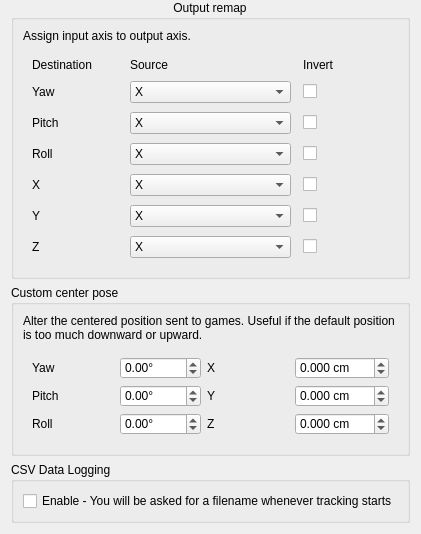
     <widget class="QWidget" name="tab_4">
      <attribute name="title">
       <string>Output</string>
      </attribute>
      <layout class="QVBoxLayout" name="verticalLayout_4">
       <property name="topMargin">
        <number>0</number>
       </property>
       <item>
        <widget class="QGroupBox" name="groupBox_4">
         <property name="sizePolicy">
          <sizepolicy hsizetype="Minimum" vsizetype="Preferred">
           <horstretch>0</horstretch>
           <verstretch>0</verstretch>
          </sizepolicy>
         </property>
         <property name="font">
          <font>
           <kerning>true</kerning>
          </font>
         </property>
         <property name="title">
          <string>Output remap</string>
         </property>
         <property name="alignment">
          <set>Qt::AlignHCenter|Qt::AlignTop</set>
         </property>
         <property name="flat">
          <bool>false</bool>
         </property>
         <property name="checkable">
          <bool>false</bool>
         </property>
         <layout class="QGridLayout" name="gridLayout_4">
          <item row="1" column="0">
           <widget class="QGroupBox" name="groupBox_2">
            <property name="sizePolicy">
             <sizepolicy hsizetype="MinimumExpanding" vsizetype="Maximum">
              <horstretch>0</horstretch>
              <verstretch>0</verstretch>
             </sizepolicy>
            </property>
            <property name="styleSheet">
             <string notr="true">QGroupBox
{
	border: 0;
}</string>
            </property>
            <layout class="QGridLayout" name="gridLayout_5">
             <property name="horizontalSpacing">
              <number>12</number>
             </property>
             <property name="verticalSpacing">
              <number>9</number>
             </property>
             <item row="7" column="1">
              <widget class="QComboBox" name="src_y">
               <property name="sizePolicy">
                <sizepolicy hsizetype="Preferred" vsizetype="Maximum">
                 <horstretch>0</horstretch>
                 <verstretch>0</verstretch>
                </sizepolicy>
               </property>
               <item>
                <property name="text">
                 <string>X</string>
                </property>
               </item>
               <item>
                <property name="text">
                 <string>Y</string>
                </property>
               </item>
               <item>
                <property name="text">
                 <string>Z</string>
                </property>
               </item>
               <item>
                <property name="text">
                 <string>Yaw</string>
                </property>
               </item>
               <item>
                <property name="text">
                 <string>Pitch</string>
                </property>
               </item>
               <item>
                <property name="text">
                 <string>Roll</string>
                </property>
               </item>
               <item>
                <property name="text">
                 <string>Disabled</string>
                </property>
               </item>
               <item>
                <property name="text">
                 <string>Relative translation only</string>
                </property>
               </item>
              </widget>
             </item>
             <item row="6" column="0">
              <widget class="QLabel" name="label_10">
               <property name="sizePolicy">
                <sizepolicy hsizetype="Minimum" vsizetype="Maximum">
                 <horstretch>254</horstretch>
                 <verstretch>0</verstretch>
                </sizepolicy>
               </property>
               <property name="text">
                <string>X</string>
               </property>
              </widget>
             </item>
             <item row="5" column="0">
              <widget class="QLabel" name="label_9">
               <property name="sizePolicy">
                <sizepolicy hsizetype="Minimum" vsizetype="Maximum">
                 <horstretch>254</horstretch>
                 <verstretch>0</verstretch>
                </sizepolicy>
               </property>
               <property name="text">
                <string>Roll</string>
               </property>
              </widget>
             </item>
             <item row="7" column="2">
              <widget class="QCheckBox" name="invert_y">
               <property name="sizePolicy">
                <sizepolicy hsizetype="Minimum" vsizetype="Maximum">
                 <horstretch>255</horstretch>
                 <verstretch>0</verstretch>
                </sizepolicy>
               </property>
               <property name="text">
                <string/>
               </property>
              </widget>
             </item>
             <item row="4" column="2">
              <widget class="QCheckBox" name="invert_pitch">
               <property name="sizePolicy">
                <sizepolicy hsizetype="Minimum" vsizetype="Maximum">
                 <horstretch>255</horstretch>
                 <verstretch>0</verstretch>
                </sizepolicy>
               </property>
               <property name="text">
                <string/>
               </property>
              </widget>
             </item>
             <item row="3" column="0">
              <widget class="QLabel" name="label_7">
               <property name="sizePolicy">
                <sizepolicy hsizetype="Minimum" vsizetype="Maximum">
                 <horstretch>254</horstretch>
                 <verstretch>0</verstretch>
                </sizepolicy>
               </property>
               <property name="text">
                <string>Yaw</string>
               </property>
              </widget>
             </item>
             <item row="6" column="2">
              <widget class="QCheckBox" name="invert_x">
               <property name="sizePolicy">
                <sizepolicy hsizetype="Minimum" vsizetype="Maximum">
                 <horstretch>255</horstretch>
                 <verstretch>0</verstretch>
                </sizepolicy>
               </property>
               <property name="text">
                <string/>
               </property>
              </widget>
             </item>
             <item row="0" column="1">
              <widget class="QLabel" name="label_13">
               <property name="sizePolicy">
                <sizepolicy hsizetype="Minimum" vsizetype="Maximum">
                 <horstretch>254</horstretch>
                 <verstretch>0</verstretch>
                </sizepolicy>
               </property>
               <property name="text">
                <string>Source</string>
               </property>
              </widget>
             </item>
             <item row="5" column="1">
              <widget class="QComboBox" name="src_roll">
               <property name="sizePolicy">
                <sizepolicy hsizetype="Preferred" vsizetype="Maximum">
                 <horstretch>0</horstretch>
                 <verstretch>0</verstretch>
                </sizepolicy>
               </property>
               <item>
                <property name="text">
                 <string>X</string>
                </property>
               </item>
               <item>
                <property name="text">
                 <string>Y</string>
                </property>
               </item>
               <item>
                <property name="text">
                 <string>Z</string>
                </property>
               </item>
               <item>
                <property name="text">
                 <string>Yaw</string>
                </property>
               </item>
               <item>
                <property name="text">
                 <string>Pitch</string>
                </property>
               </item>
               <item>
                <property name="text">
                 <string>Roll</string>
                </property>
               </item>
               <item>
                <property name="text">
                 <string>Disabled</string>
                </property>
               </item>
              </widget>
             </item>
             <item row="3" column="2">
              <widget class="QCheckBox" name="invert_yaw">
               <property name="sizePolicy">
                <sizepolicy hsizetype="Minimum" vsizetype="Maximum">
                 <horstretch>255</horstretch>
                 <verstretch>0</verstretch>
                </sizepolicy>
               </property>
               <property name="text">
                <string/>
               </property>
              </widget>
             </item>
             <item row="4" column="1">
              <widget class="QComboBox" name="src_pitch">
               <property name="sizePolicy">
                <sizepolicy hsizetype="Preferred" vsizetype="Maximum">
                 <horstretch>0</horstretch>
                 <verstretch>0</verstretch>
                </sizepolicy>
               </property>
               <item>
                <property name="text">
                 <string>X</string>
                </property>
               </item>
               <item>
                <property name="text">
                 <string>Y</string>
                </property>
               </item>
               <item>
                <property name="text">
                 <string>Z</string>
                </property>
               </item>
               <item>
                <property name="text">
                 <string>Yaw</string>
                </property>
               </item>
               <item>
                <property name="text">
                 <string>Pitch</string>
                </property>
               </item>
               <item>
                <property name="text">
                 <string>Roll</string>
                </property>
               </item>
               <item>
                <property name="text">
                 <string>Disabled</string>
                </property>
               </item>
              </widget>
             </item>
             <item row="8" column="0">
              <widget class="QLabel" name="label_12">
               <property name="sizePolicy">
                <sizepolicy hsizetype="Minimum" vsizetype="Maximum">
                 <horstretch>254</horstretch>
                 <verstretch>0</verstretch>
                </sizepolicy>
               </property>
               <property name="text">
                <string>Z</string>
               </property>
              </widget>
             </item>
             <item row="8" column="2">
              <widget class="QCheckBox" name="invert_z">
               <property name="sizePolicy">
                <sizepolicy hsizetype="Minimum" vsizetype="Maximum">
                 <horstretch>255</horstretch>
                 <verstretch>0</verstretch>
                </sizepolicy>
               </property>
               <property name="text">
                <string/>
               </property>
              </widget>
             </item>
             <item row="8" column="1">
              <widget class="QComboBox" name="src_z">
               <property name="sizePolicy">
                <sizepolicy hsizetype="Preferred" vsizetype="Maximum">
                 <horstretch>0</horstretch>
                 <verstretch>0</verstretch>
                </sizepolicy>
               </property>
               <item>
                <property name="text">
                 <string>X</string>
                </property>
               </item>
               <item>
                <property name="text">
                 <string>Y</string>
                </property>
               </item>
               <item>
                <property name="text">
                 <string>Z</string>
                </property>
               </item>
               <item>
                <property name="text">
                 <string>Yaw</string>
                </property>
               </item>
               <item>
                <property name="text">
                 <string>Pitch</string>
                </property>
               </item>
               <item>
                <property name="text">
                 <string>Roll</string>
                </property>
               </item>
               <item>
                <property name="text">
                 <string>Disabled</string>
                </property>
               </item>
               <item>
                <property name="text">
                 <string>Relative translation only</string>
                </property>
               </item>
              </widget>
             </item>
             <item row="3" column="1">
              <widget class="QComboBox" name="src_yaw">
               <property name="sizePolicy">
                <sizepolicy hsizetype="Preferred" vsizetype="Maximum">
                 <horstretch>0</horstretch>
                 <verstretch>0</verstretch>
                </sizepolicy>
               </property>
               <item>
                <property name="text">
                 <string>X</string>
                </property>
               </item>
               <item>
                <property name="text">
                 <string>Y</string>
                </property>
               </item>
               <item>
                <property name="text">
                 <string>Z</string>
                </property>
               </item>
               <item>
                <property name="text">
                 <string>Yaw</string>
                </property>
               </item>
               <item>
                <property name="text">
                 <string>Pitch</string>
                </property>
               </item>
               <item>
                <property name="text">
                 <string>Roll</string>
                </property>
               </item>
               <item>
                <property name="text">
                 <string>Disabled</string>
                </property>
               </item>
              </widget>
             </item>
             <item row="5" column="2">
              <widget class="QCheckBox" name="invert_roll">
               <property name="sizePolicy">
                <sizepolicy hsizetype="Minimum" vsizetype="Maximum">
                 <horstretch>255</horstretch>
                 <verstretch>0</verstretch>
                </sizepolicy>
               </property>
               <property name="text">
                <string/>
               </property>
              </widget>
             </item>
             <item row="0" column="2">
              <widget class="QLabel" name="label_14">
               <property name="sizePolicy">
                <sizepolicy hsizetype="Minimum" vsizetype="Maximum">
                 <horstretch>254</horstretch>
                 <verstretch>0</verstretch>
                </sizepolicy>
               </property>
               <property name="text">
                <string>Invert</string>
               </property>
              </widget>
             </item>
             <item row="6" column="1">
              <widget class="QComboBox" name="src_x">
               <property name="sizePolicy">
                <sizepolicy hsizetype="Preferred" vsizetype="Maximum">
                 <horstretch>0</horstretch>
                 <verstretch>0</verstretch>
                </sizepolicy>
               </property>
               <item>
                <property name="text">
                 <string>X</string>
                </property>
               </item>
               <item>
                <property name="text">
                 <string>Y</string>
                </property>
               </item>
               <item>
                <property name="text">
                 <string>Z</string>
                </property>
               </item>
               <item>
                <property name="text">
                 <string>Yaw</string>
                </property>
               </item>
               <item>
                <property name="text">
                 <string>Pitch</string>
                </property>
               </item>
               <item>
                <property name="text">
                 <string>Roll</string>
                </property>
               </item>
               <item>
                <property name="text">
                 <string>Disabled</string>
                </property>
               </item>
               <item>
                <property name="text">
                 <string>Relative translation only</string>
                </property>
               </item>
              </widget>
             </item>
             <item row="0" column="0">
              <widget class="QLabel" name="label_15">
               <property name="sizePolicy">
                <sizepolicy hsizetype="Minimum" vsizetype="Maximum">
                 <horstretch>254</horstretch>
                 <verstretch>0</verstretch>
                </sizepolicy>
               </property>
               <property name="text">
                <string>Destination</string>
               </property>
              </widget>
             </item>
             <item row="7" column="0">
              <widget class="QLabel" name="label_11">
               <property name="sizePolicy">
                <sizepolicy hsizetype="Minimum" vsizetype="Maximum">
                 <horstretch>254</horstretch>
                 <verstretch>0</verstretch>
                </sizepolicy>
               </property>
               <property name="text">
                <string>Y</string>
               </property>
              </widget>
             </item>
             <item row="4" column="0">
              <widget class="QLabel" name="label_8">
               <property name="sizePolicy">
                <sizepolicy hsizetype="Minimum" vsizetype="Maximum">
                 <horstretch>254</horstretch>
                 <verstretch>0</verstretch>
                </sizepolicy>
               </property>
               <property name="text">
                <string>Pitch</string>
               </property>
              </widget>
             </item>
            </layout>
            <zorder>label_15</zorder>
            <zorder>label_13</zorder>
            <zorder>label_14</zorder>
            <zorder>src_yaw</zorder>
            <zorder>invert_yaw</zorder>
            <zorder>label_7</zorder>
            <zorder>src_pitch</zorder>
            <zorder>label_8</zorder>
            <zorder>invert_pitch</zorder>
            <zorder>label_9</zorder>
            <zorder>src_roll</zorder>
            <zorder>invert_roll</zorder>
            <zorder>label_10</zorder>
            <zorder>src_x</zorder>
            <zorder>invert_x</zorder>
            <zorder>label_11</zorder>
            <zorder>src_y</zorder>
            <zorder>invert_y</zorder>
            <zorder>label_12</zorder>
            <zorder>src_z</zorder>
            <zorder>invert_z</zorder>
           </widget>
          </item>
          <item row="0" column="0">
           <widget class="QLabel" name="label_20">
            <property name="text">
             <string>Assign input axis to output axis.</string>
            </property>
            <property name="alignment">
             <set>Qt::AlignJustify|Qt::AlignVCenter</set>
            </property>
            <property name="wordWrap">
             <bool>true</bool>
            </property>
           </widget>
          </item>
         </layout>
        </widget>
       </item>
       <item>
        <widget class="QGroupBox" name="groupBox_6">
         <property name="sizePolicy">
          <sizepolicy hsizetype="Minimum" vsizetype="Maximum">
           <horstretch>0</horstretch>
           <verstretch>0</verstretch>
          </sizepolicy>
         </property>
         <property name="title">
          <string>Custom center pose</string>
         </property>
         <property name="alignment">
          <set>Qt::AlignLeading|Qt::AlignLeft|Qt::AlignTop</set>
         </property>
         <layout class="QVBoxLayout" name="verticalLayout_6">
          <item>
           <widget class="QLabel" name="label_22">
            <property name="text">
             <string>Alter the centered position sent to games. Useful if the default position is too much downward or upward.</string>
            </property>
            <property name="wordWrap">
             <bool>true</bool>
            </property>
            <property name="margin">
             <number>2</number>
            </property>
           </widget>
          </item>
          <item>
           <widget class="QGroupBox" name="groupBox_7">
            <property name="styleSheet">
             <string notr="true">QGroupBox {
	border: 0;
}</string>
            </property>
            <property name="title">
             <string/>
            </property>
            <property name="alignment">
             <set>Qt::AlignCenter</set>
            </property>
            <property name="flat">
             <bool>false</bool>
            </property>
            <property name="checkable">
             <bool>false</bool>
            </property>
            <layout class="QGridLayout" name="gridLayout_3">
             <item row="2" column="1">
              <widget class="QDoubleSpinBox" name="pos_rz">
               <property name="sizePolicy">
                <sizepolicy hsizetype="Minimum" vsizetype="Maximum">
                 <horstretch>0</horstretch>
                 <verstretch>0</verstretch>
                </sizepolicy>
               </property>
               <property name="suffix">
                <string>°</string>
               </property>
               <property name="decimals">
                <number>2</number>
               </property>
               <property name="minimum">
                <double>-180.000000000000000</double>
               </property>
               <property name="maximum">
                <double>180.000000000000000</double>
               </property>
              </widget>
             </item>
             <item row="2" column="3">
              <widget class="QDoubleSpinBox" name="pos_tz">
               <property name="sizePolicy">
                <sizepolicy hsizetype="Minimum" vsizetype="Maximum">
                 <horstretch>0</horstretch>
                 <verstretch>0</verstretch>
                </sizepolicy>
               </property>
               <property name="suffix">
                <string> cm</string>
               </property>
               <property name="decimals">
                <number>3</number>
               </property>
               <property name="minimum">
                <double>-500.000000000000000</double>
               </property>
               <property name="maximum">
                <double>500.000000000000000</double>
               </property>
              </widget>
             </item>
             <item row="0" column="2">
              <widget class="QLabel" name="label_4">
               <property name="text">
                <string>X</string>
               </property>
              </widget>
             </item>
             <item row="0" column="3">
              <widget class="QDoubleSpinBox" name="pos_tx">
               <property name="sizePolicy">
                <sizepolicy hsizetype="Minimum" vsizetype="Maximum">
                 <horstretch>0</horstretch>
                 <verstretch>0</verstretch>
                </sizepolicy>
               </property>
               <property name="suffix">
                <string> cm</string>
               </property>
               <property name="decimals">
                <number>3</number>
               </property>
               <property name="minimum">
                <double>-500.000000000000000</double>
               </property>
               <property name="maximum">
                <double>500.000000000000000</double>
               </property>
              </widget>
             </item>
             <item row="1" column="0">
              <widget class="QLabel" name="label">
               <property name="text">
                <string>Pitch</string>
               </property>
              </widget>
             </item>
             <item row="1" column="2">
              <widget class="QLabel" name="label_5">
               <property name="text">
                <string>Y</string>
               </property>
              </widget>
             </item>
             <item row="1" column="1">
              <widget class="QDoubleSpinBox" name="pos_ry">
               <property name="sizePolicy">
                <sizepolicy hsizetype="Minimum" vsizetype="Maximum">
                 <horstretch>0</horstretch>
                 <verstretch>0</verstretch>
                </sizepolicy>
               </property>
               <property name="suffix">
                <string>°</string>
               </property>
               <property name="decimals">
                <number>2</number>
               </property>
               <property name="minimum">
                <double>-180.000000000000000</double>
               </property>
               <property name="maximum">
                <double>180.000000000000000</double>
               </property>
              </widget>
             </item>
             <item row="2" column="2">
              <widget class="QLabel" name="label_6">
               <property name="text">
                <string>Z</string>
               </property>
              </widget>
             </item>
             <item row="2" column="0">
              <widget class="QLabel" name="label_3">
               <property name="text">
                <string>Roll</string>
               </property>
              </widget>
             </item>
             <item row="1" column="3">
              <widget class="QDoubleSpinBox" name="pos_ty">
               <property name="sizePolicy">
                <sizepolicy hsizetype="Minimum" vsizetype="Maximum">
                 <horstretch>0</horstretch>
                 <verstretch>0</verstretch>
                </sizepolicy>
               </property>
               <property name="suffix">
                <string> cm</string>
               </property>
               <property name="decimals">
                <number>3</number>
               </property>
               <property name="minimum">
                <double>-500.000000000000000</double>
               </property>
               <property name="maximum">
                <double>500.000000000000000</double>
               </property>
              </widget>
             </item>
             <item row="0" column="0">
              <widget class="QLabel" name="label_2">
               <property name="text">
                <string>Yaw</string>
               </property>
              </widget>
             </item>
             <item row="0" column="1">
              <widget class="QDoubleSpinBox" name="pos_rx">
               <property name="sizePolicy">
                <sizepolicy hsizetype="Minimum" vsizetype="Maximum">
                 <horstretch>0</horstretch>
                 <verstretch>0</verstretch>
                </sizepolicy>
               </property>
               <property name="suffix">
                <string>°</string>
               </property>
               <property name="decimals">
                <number>2</number>
               </property>
               <property name="minimum">
                <double>-180.000000000000000</double>
               </property>
               <property name="maximum">
                <double>180.000000000000000</double>
               </property>
              </widget>
             </item>
            </layout>
           </widget>
          </item>
         </layout>
        </widget>
       </item>
       <item>
        <widget class="QGroupBox" name="groupBox_10">
         <property name="sizePolicy">
          <sizepolicy hsizetype="Minimum" vsizetype="Maximum">
           <horstretch>0</horstretch>
           <verstretch>0</verstretch>
          </sizepolicy>
         </property>
         <property name="minimumSize">
          <size>
           <width>0</width>
           <height>50</height>
          </size>
         </property>
         <property name="title">
          <string>CSV Data Logging</string>
         </property>
         <layout class="QVBoxLayout" name="verticalLayout_11">
          <item>
           <widget class="QCheckBox" name="tracklogging_enabled">
            <property name="sizePolicy">
             <sizepolicy hsizetype="Preferred" vsizetype="Preferred">
              <horstretch>0</horstretch>
              <verstretch>1</verstretch>
             </sizepolicy>
            </property>
            <property name="text">
             <string>Enable - You will be asked for a filename whenever tracking starts</string>
            </property>
           </widget>
          </item>
         </layout>
        </widget>
       </item>
      </layout>
     </widget>
